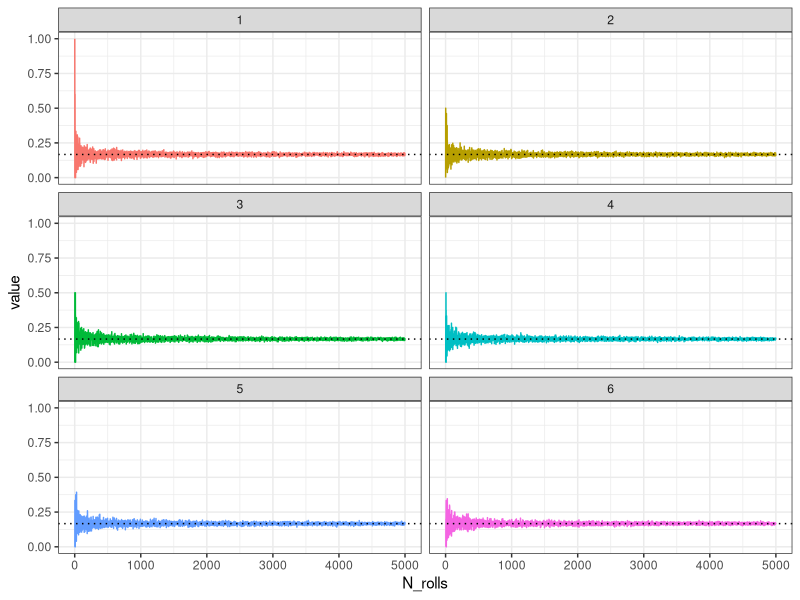

Generate this figure with R:
## ---- chunk 1
library(tidyverse)
## ---- chunk 2
set.seed(12345)
N_rolls<-data.frame(N = c(1:5000))

# Use sample to generate the roll simulations and lapply. 
rolls<-lapply(N_rolls$N, sample, x=1:6, replace = TRUE)

# use table to count the frequencies of each roll
roll_counts<-lapply(rolls, table)

# Convert tables to data.frame (note we transpose the data)
rolls_count.df <- lapply(roll_counts, as.data.frame)

all <- do.call("rbind", rolls_count.df)  # bind data together


# We need to specify which counts the rolls are associated with.  we do this with rep and times
all$N_rolls <- rep(1:5000, times = sapply(rolls_count.df, nrow))
names(all)[1] <- "Roll_value"  # Rename first column

## ---- chunk 3
all %>% 
  complete(N_rolls,nesting(Roll_value), fill =list(Freq = 0)) %>% # Use complete to make sure we have counts for 1:6 for each roll
  mutate(Roll_value = as.numeric(Roll_value)) %>% # Make sure the rolls are numeric
  arrange(N_rolls, Roll_value) %>% # Change the order
  spread(Roll_value, Freq) %>% # Long to wide format
  group_by(N_rolls) %>% 
  mutate_each(funs(./N_rolls)) %>% # Change number of rolls to a percent
  gather(Rollresult,value,`1`:`6`)-> Roll_prob # Change back to a long format
## ---- chunk 4
ggplot(Roll_prob) +
  geom_line(aes(x = N_rolls, y = value, colour = Rollresult)) + 
  geom_hline(aes(yintercept = 1/6), linetype ="dotted") +
  facet_wrap(~Rollresult,ncol = 2) +
  theme_bw() +
  theme(legend.position = "none")
  
